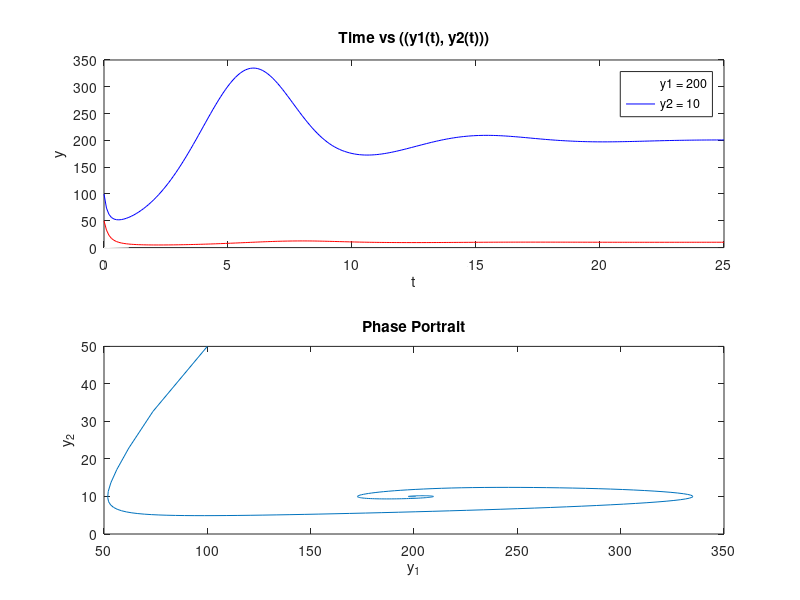

Here is the MATLAB script that generated this plot:
function Copy_of_CP_9_1
    % Solve Leslie-Gower Model
    [t_lg, y_lg] = ode45(@Leslie_Gower, 0:0.1:25, [100;50]);
    
    % Plot Leslie-Gower Model
    figure(1);
    subplot(2,1,1);
    plot(xlim,ylim,"w", t_lg, y_lg(:,1), 'b-', t_lg, y_lg(:,2), 'r-');
    legend('y1 = 200', 'y2 = 10', 'Location', 'Best');

    xlabel('t');
    ylabel('y');
    title('Time vs ((y1(t), y2(t)))');
    
    % Plot Phase Portrait for Leslie-Gower Model
    subplot(2,1,2);
    plot(y_lg(:,1), y_lg(:,2));
    xlabel('y_1');
    ylabel('y_2');
    title('Phase Portrait');
end


function [yprime] = Leslie_Gower(t,y)
    alpha1 = 1.0;
    beta1 = 0.1;
    alpha2 = 0.5;
    beta2 = 10;

    yprime = [y(1)*(alpha1-beta1*y(2)); y(2)*(alpha2-beta2*y(2)/y(1))];
end